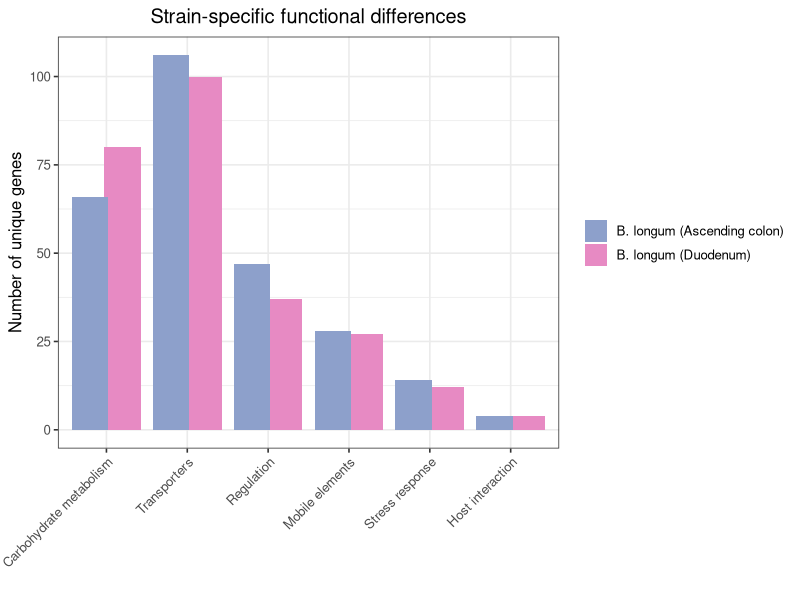
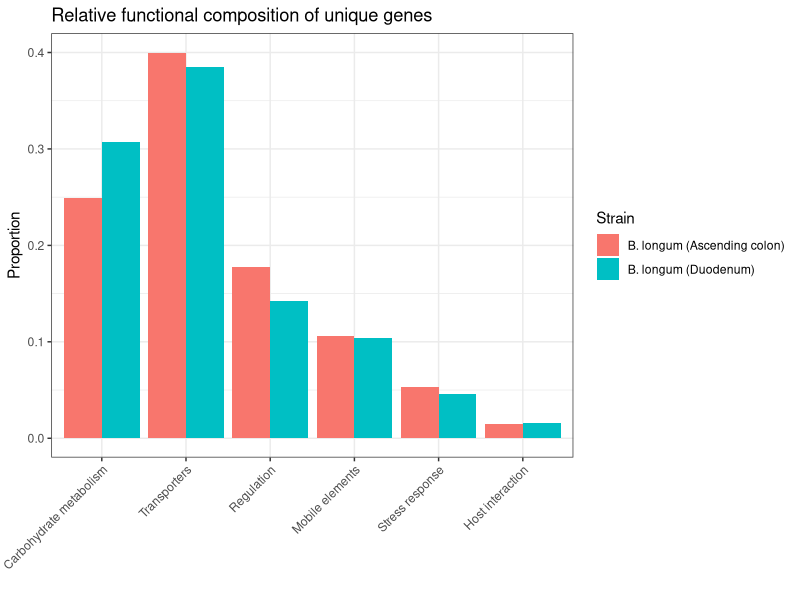
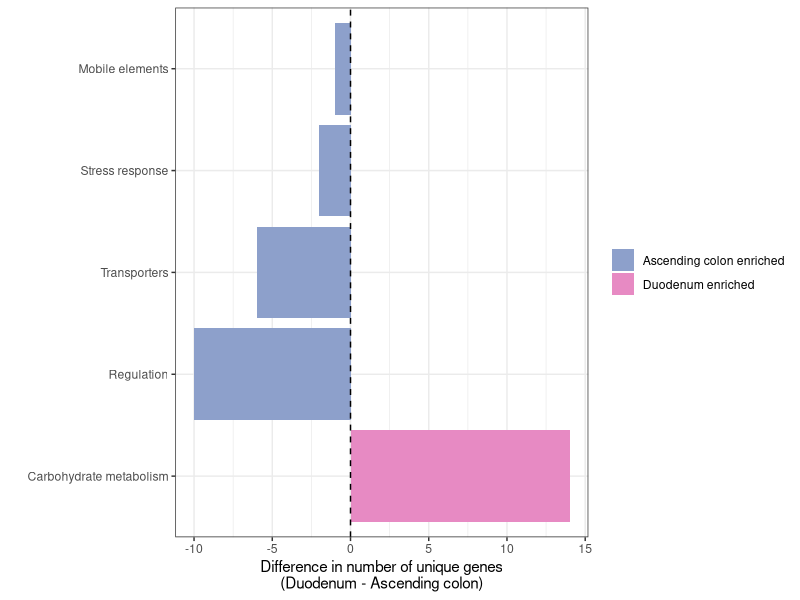
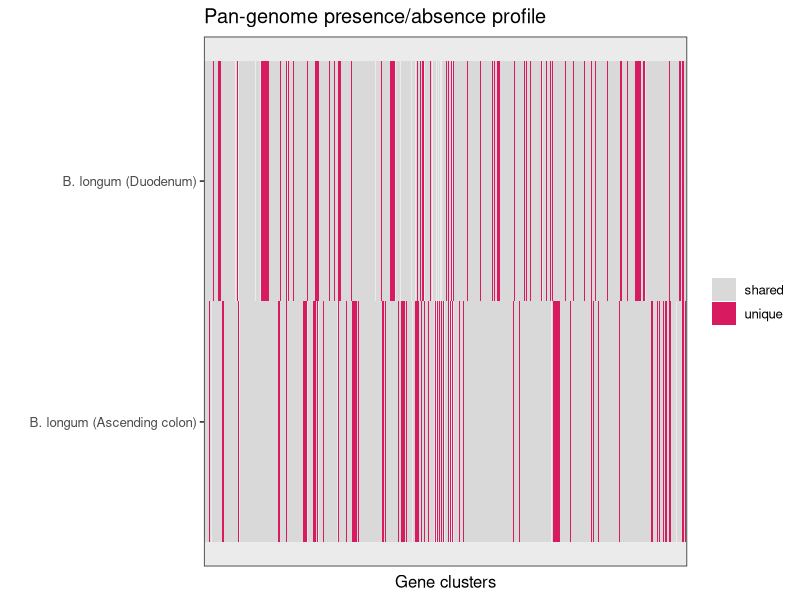
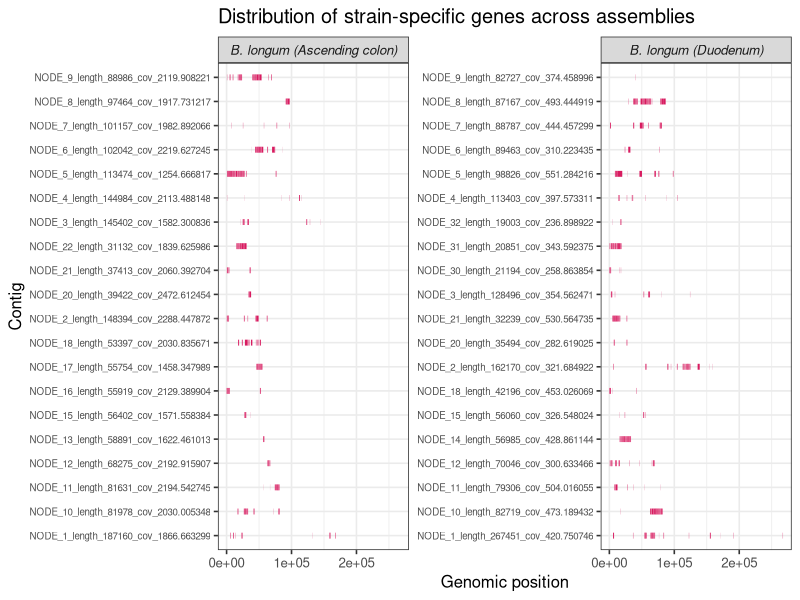
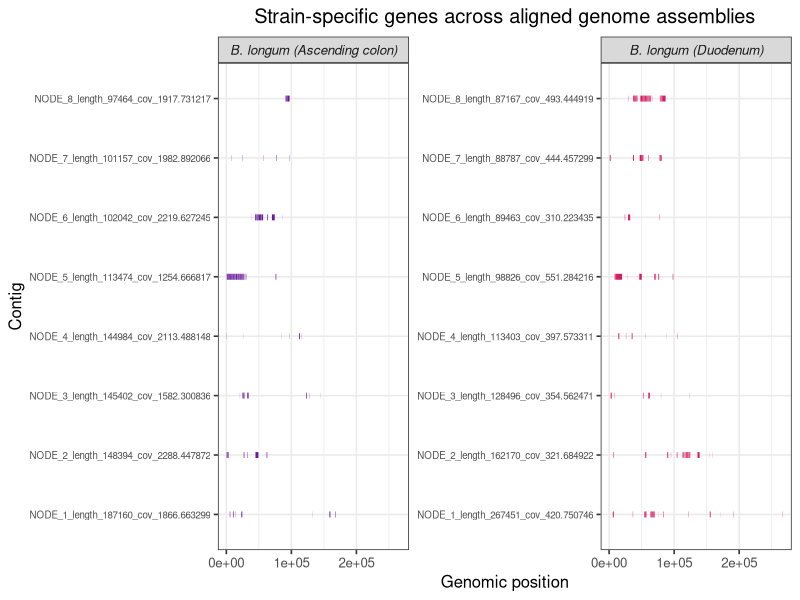
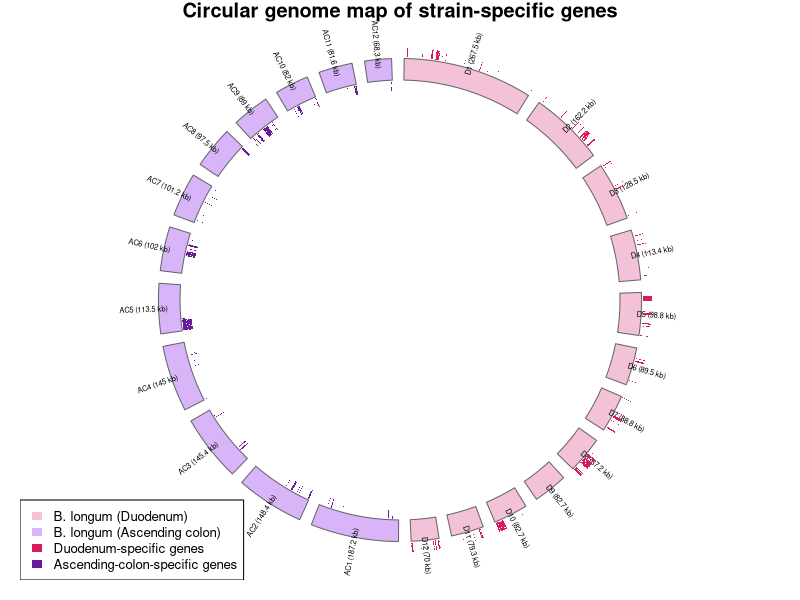
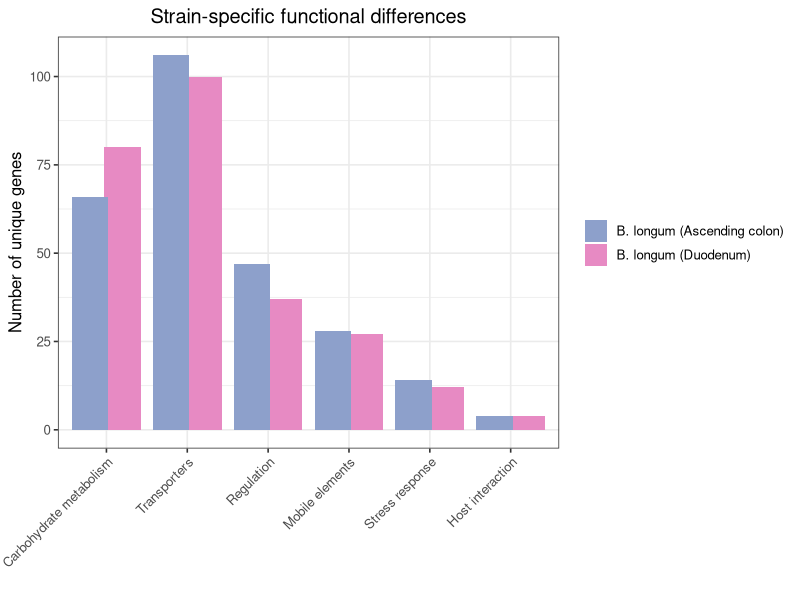

R code for these plots, in order:
## ---- chunk 1
knitr::opts_chunk$set(echo = TRUE)
## ---- chunk 2
library(ggplot2)
library(dplyr)

df <- read.table("summary.tsv", header=TRUE, sep="\t")

# rename strains
df$Strain <- recode(df$Strain,
  "Bl-ODIWGS87" = "B. longum (Duodenum)",
  "Bl-ODIWGS93" = "B. longum (Ascending colon)"
)

# order categories
df$Category <- factor(df$Category, levels=c(
  "Carbohydrate_metabolism",
  "Transporters",
  "Regulation",
  "Mobile_elements",
  "Stress_resistance",
  "Adhesion_host_interaction"
))
df$Category <- recode(df$Category,
  "Carbohydrate_metabolism" = "Carbohydrate metabolism",
  "Transporters" = "Transporters",
  "Regulation" = "Regulation",
  "Mobile_elements" = "Mobile elements",
  "Stress_resistance" = "Stress response",
  "Adhesion_host_interaction" = "Host interaction"
)
# plot
p1<-ggplot(df, aes(x=Category, y=Count, fill=Strain)) +
  geom_bar(stat="identity", position=position_dodge(width=0.8)) +
  
  # pink / purple palette
  scale_fill_manual(values=c(
    "B. longum (Duodenum)" = "#E78AC3",      # soft pink
    "B. longum (Ascending colon)" = "#8DA0CB" # soft purple-blue
  )) +
  
  theme_bw(base_size = 12) +
  theme(
    axis.text.x = element_text(angle=45, hjust=1),
    legend.title = element_blank(),
    plot.title = element_text(hjust=0.5)
  ) +
  
  labs(
    title="Strain-specific functional differences",
    y="Number of unique genes",
    x=""
  )

p1
ggsave("unique_gene_two_Bifido.png", plot=p1, dpi=600)
## ---- chunk 3
df <- df %>%
  group_by(Strain) %>%
  mutate(prop = Count / sum(Count))

ggplot(df, aes(x=Category, y=prop, fill=Strain)) +
  geom_bar(stat="identity", position="dodge") +
  theme_bw() +
  theme(axis.text.x = element_text(angle=45, hjust=1)) +
  labs(title="Relative functional composition of unique genes",
       y="Proportion",
       x="")
## ---- chunk 4
library(tidyr)
library(dplyr)
library(ggplot2)

df <- read.table("summary.tsv", header=TRUE, sep="\t")

# rename strains
df$Strain <- recode(df$Strain,
  "Bl-ODIWGS87" = "B. longum (Duodenum)",
  "Bl-ODIWGS93" = "B. longum (Ascending colon)"
)

# rename categories
df$Category <- recode(df$Category,
  "Carbohydrate_metabolism" = "Carbohydrate metabolism",
  "Transporters" = "Transporters",
  "Regulation" = "Regulation",
  "Mobile_elements" = "Mobile elements",
  "Stress_resistance" = "Stress response",
  "Adhesion_host_interaction" = "Host interaction"
)

# reshape
df_wide <- df %>%
  select(Strain, Category, Count) %>%
  pivot_wider(names_from = Strain, values_from = Count)

# compute difference
df_wide$diff <- df_wide$`B. longum (Duodenum)` - df_wide$`B. longum (Ascending colon)`

# remove no-difference categories
df_wide <- df_wide %>%
  filter(diff != 0)

# direction
df_wide$Direction <- ifelse(
  df_wide$diff > 0,
  "Duodenum enriched",
  "Ascending colon enriched"
)

# reorder by magnitude
df_wide <- df_wide %>%
  arrange(desc(abs(diff))) %>%
  mutate(Category = factor(Category, levels = Category))

# plot
p2 <- ggplot(df_wide, aes(x = Category, y = diff, fill = Direction)) +
  geom_bar(stat = "identity") +
  coord_flip() +
  geom_hline(yintercept = 0, linetype = "dashed") +
  scale_fill_manual(
    values = c(
      "Duodenum enriched" = "#E78AC3",
      "Ascending colon enriched" = "#8DA0CB"
    )
  ) +
  theme_bw() +
  theme(
    legend.title = element_blank()
  ) +
  labs(
    y = "Difference in number of unique genes\n(Duodenum - Ascending colon)",
    x = ""
  )

p2

ggsave("bar_difference_two_bifido.png", plot = p2, dpi = 600, width = 6, height = 4)
## ---- chunk 5
library(ggplot2)
library(dplyr)

df <- read.table(
  "pangenome_status.tsv",
  sep = "\t",
  header = FALSE,
  col.names = c("Gene", "Strain", "Status")
)

df$Strain <- recode(df$Strain,
  "Bl-ODIWGS87" = "B. longum (Duodenum)",
  "Bl-ODIWGS93" = "B. longum (Ascending colon)"
)

ggplot(df, aes(x = Gene, y = Strain, fill = Status)) +
  geom_tile() +
  scale_fill_manual(values = c(
    "shared" = "#D9D9D9",
    "unique" = "#D81B60"
  )) +
  theme_bw(base_size = 12) +
  theme(
    axis.text.x = element_blank(),
    axis.ticks.x = element_blank(),
    legend.title = element_blank()
  ) +
  labs(
    title = "Pan-genome presence/absence profile",
    x = "Gene clusters",
    y = ""
  )
## ---- chunk 6
library(ggplot2)
library(dplyr)


d1 <- read.table(
  file.path("Bl-ODIWGS87.unique_gene_coordinates.tsv"),
  sep = "\t", header = FALSE,
  col.names = c("Contig", "Start", "End", "Strand", "Gene")
)

d2 <- read.table(
  file.path("Bl-ODIWGS93.unique_gene_coordinates.tsv"),
  sep = "\t", header = FALSE,
  col.names = c("Contig", "Start", "End", "Strand", "Gene")
)

d1$Strain <- "B. longum (Duodenum)"
d2$Strain <- "B. longum (Ascending colon)"

df <- bind_rows(d1, d2)

# keep only larger contigs to avoid too much clutter
top_contigs <- df %>%
  group_by(Strain, Contig) %>%
  summarise(max_pos = max(End), n_unique = n(), .groups = "drop") %>%
  group_by(Strain) %>%
  slice_max(max_pos, n = 20)

df_plot <- df %>%
  inner_join(top_contigs, by = c("Strain", "Contig"))

ggplot(df_plot, aes(x = Start, xend = End, y = Contig, yend = Contig)) +
  geom_segment(linewidth = 2, color = "#D81B60") +
  facet_wrap(~Strain, scales = "free_y") +
  theme_bw(base_size = 12) +
  theme(
    strip.text = element_text(face = "italic"),
    axis.text.y = element_text(size = 7)
  ) +
  labs(
    title = "Distribution of strain-specific genes across assemblies",
    x = "Genomic position",
    y = "Contig"
  )
## ---- chunk 7
library(ggplot2)
library(dplyr)
library(readr)


# unique genes
u87 <- read.table(file.path( "Bl-ODIWGS87.unique_gene_coordinates.tsv"),
                  sep="\t", header=FALSE,
                  col.names=c("Contig","Start","End","Strand","Gene"))

u93 <- read.table(file.path( "Bl-ODIWGS93.unique_gene_coordinates.tsv"),
                  sep="\t", header=FALSE,
                  col.names=c("Contig","Start","End","Strand","Gene"))

u87$Strain <- "B. longum (Duodenum)"
u93$Strain <- "B. longum (Ascending colon)"

# contig lengths
len87 <- read.table(file.path("Bl-ODIWGS87.contig_lengths.tsv"),
                    header=FALSE, col.names=c("Contig","Length"))

len93 <- read.table(file.path("Bl-ODIWGS93.contig_lengths.tsv"),
                    header=FALSE, col.names=c("Contig","Length"))

# keep top 8 contigs from each genome to avoid clutter
top87 <- len87 %>% slice_max(Length, n=8)
top93 <- len93 %>% slice_max(Length, n=8)

u87p <- u87 %>% semi_join(top87, by="Contig")
u93p <- u93 %>% semi_join(top93, by="Contig")

# plot unique genes as segments on contigs
p <- ggplot() +
  geom_segment(
    data=u87p,
    aes(x=Start, xend=End, y=Contig, yend=Contig),
    color="#D81B60",
    linewidth=2
  ) +
  geom_segment(
    data=u93p,
    aes(x=Start, xend=End, y=Contig, yend=Contig),
    color="#6A1B9A",
    linewidth=2
  ) +
  facet_wrap(~Strain, scales="free_y") +
  theme_bw(base_size=12) +
  theme(
    axis.text.y=element_text(size=7),
    strip.text=element_text(face="italic"),
    plot.title=element_text(hjust=0.5)
  ) +
  labs(
    title="Strain-specific genes across aligned genome assemblies",
    x="Genomic position",
    y="Contig"
  )

p
## ---- chunk 8
library(circlize)
library(dplyr)

u87 <- read.table(
  "Bl-ODIWGS87.unique_gene_coordinates.tsv",
  sep = "\t", header = FALSE,
  col.names = c("Contig", "Start", "End", "Strand", "Gene")
)

u93 <- read.table(
  "Bl-ODIWGS93.unique_gene_coordinates.tsv",
  sep = "\t", header = FALSE,
  col.names = c("Contig", "Start", "End", "Strand", "Gene")
)

len87 <- read.table(
  "Bl-ODIWGS87.contig_lengths.tsv",
  header = FALSE,
  col.names = c("Contig", "Length")
)

len93 <- read.table(
  "Bl-ODIWGS93.contig_lengths.tsv",
  header = FALSE,
  col.names = c("Contig", "Length")
)

# keep top contigs to avoid overcrowding
top87 <- len87 %>%
  arrange(desc(Length)) %>%
  slice(1:12) %>%
  mutate(
    Genome = "Duodenum",
    Contig_short = paste0("D", row_number(), " (", round(Length / 1000, 1), " kb)")
  )

top93 <- len93 %>%
  arrange(desc(Length)) %>%
  slice(1:12) %>%
  mutate(
    Genome = "Ascending_colon",
    Contig_short = paste0("AC", row_number(), " (", round(Length / 1000, 1), " kb)")
  )

u87 <- u87 %>% semi_join(top87, by = "Contig")
u93 <- u93 %>% semi_join(top93, by = "Contig")

len_all <- bind_rows(top87, top93) %>%
  mutate(Sector = paste(Genome, Contig, sep = "|"))

u87 <- u87 %>%
  mutate(Sector = paste("Duodenum", Contig, sep = "|"))

u93 <- u93 %>%
  mutate(Sector = paste("Ascending_colon", Contig, sep = "|"))

# map long contig names to clean labels
contig_map <- setNames(len_all$Contig_short, len_all$Sector)

circos.clear()
circos.par(
  start.degree = 90,
  gap.degree = 1,
  track.margin = c(0.01, 0.01)
)

circos.initialize(
  factors = len_all$Sector,
  xlim = cbind(rep(0, nrow(len_all)), len_all$Length)
)

# contig ring
circos.trackPlotRegion(
  ylim = c(0, 1),
  panel.fun = function(x, y) {
    sector <- CELL_META$sector.index
    genome <- strsplit(sector, "\\|")[[1]][1]

    col <- ifelse(genome == "Duodenum", "#F3C1D8", "#D8B4F8")

    circos.rect(
      CELL_META$xlim[1], 0.25,
      CELL_META$xlim[2], 0.75,
      col = col,
      border = "grey40"
    )

    circos.text(
      mean(CELL_META$xlim),
      1.1,
      contig_map[sector],
      cex = 0.45,
      facing = "clockwise",
      niceFacing = TRUE
    )
  },
  bg.border = NA
)

# unique genes: Duodenum
for (i in seq_len(nrow(u87))) {
  circos.rect(
    sector.index = u87$Sector[i],
    xleft = u87$Start[i],
    xright = u87$End[i],
    ybottom = 0.78,
    ytop = 1.0,
    col = "#D81B60",
    border = NA
  )
}

# unique genes: Ascending colon
for (i in seq_len(nrow(u93))) {
  circos.rect(
    sector.index = u93$Sector[i],
    xleft = u93$Start[i],
    xright = u93$End[i],
    ybottom = 0.00,
    ytop = 0.22,
    col = "#6A1B9A",
    border = NA
  )
}

title("Circular genome map of strain-specific genes")

legend(
  "bottomleft",
  legend = c(
    "B. longum (Duodenum)",
    "B. longum (Ascending colon)",
    "Duodenum-specific genes",
    "Ascending-colon-specific genes"
  ),
  fill = c("#F3C1D8", "#D8B4F8", "#D81B60", "#6A1B9A"),
  border = NA,
  cex = 0.8
)

## ---- chunk 9
library(circlize)
library(dplyr)

# -------------------------
# Read files
# -------------------------
u87 <- read.table(
  "Bl-ODIWGS87.unique_gene_coordinates.tsv",
  sep="\t", header=FALSE,
  col.names=c("Contig","Start","End","Strand","Gene")
)

u93 <- read.table(
  "Bl-ODIWGS93.unique_gene_coordinates.tsv",
  sep="\t", header=FALSE,
  col.names=c("Contig","Start","End","Strand","Gene")
)

s87 <- read.table(
  "Bl-ODIWGS87.shared_gene_coordinates.tsv",
  sep="\t", header=FALSE,
  col.names=c("Contig","Start","End","Strand","Gene")
)

s93 <- read.table(
  "Bl-ODIWGS93.shared_gene_coordinates.tsv",
  sep="\t", header=FALSE,
  col.names=c("Contig","Start","End","Strand","Gene")
)

len87 <- read.table(
  "Bl-ODIWGS87.contig_lengths.tsv",
  header=FALSE,
  col.names=c("Contig","Length")
)

len93 <- read.table(
  "Bl-ODIWGS93.contig_lengths.tsv",
  header=FALSE,
  col.names=c("Contig","Length")
)

# -------------------------
# Use one strain as reference sectors
# Here: Ascending colon as outer/reference layout
# -------------------------
top93 <- len93 %>%
  arrange(desc(Length)) %>%
  slice(1:12) %>%
  mutate(
    Contig_short = paste0("AC", row_number(), " (", round(Length/1000, 1), " kb)")
  )

# Only show genes on top contigs
u93p <- u93 %>% semi_join(top93, by="Contig")
s93p <- s93 %>% semi_join(top93, by="Contig")

# For duodenum, use its own top contigs as separate sectors
top87 <- len87 %>%
  arrange(desc(Length)) %>%
  slice(1:12) %>%
  mutate(
    Contig_short = paste0("D", row_number(), " (", round(Length/1000, 1), " kb)")
  )

u87p <- u87 %>% semi_join(top87, by="Contig")
s87p <- s87 %>% semi_join(top87, by="Contig")

# Combine sectors from both genomes
top93$Genome <- "Ascending_colon"
top87$Genome <- "Duodenum"

len_all <- bind_rows(top93, top87) %>%
  mutate(Sector = paste(Genome, Contig, sep="|"))

u93p$Sector <- paste("Ascending_colon", u93p$Contig, sep="|")
s93p$Sector <- paste("Ascending_colon", s93p$Contig, sep="|")
u87p$Sector <- paste("Duodenum", u87p$Contig, sep="|")
s87p$Sector <- paste("Duodenum", s87p$Contig, sep="|")

contig_map <- setNames(len_all$Contig_short, len_all$Sector)

# -------------------------
# Colors
# -------------------------
col_shared <- "#BDBDBD"      # shared genes
col_duo_unique <- "#D81B60"  # duodenum unique
col_col_unique <- "#6A1B9A"  # ascending colon unique
col_duo_bg <- "#F3C1D8"
col_col_bg <- "#D8B4F8"

# -------------------------
# Plot
# -------------------------
png(
  "circular_genome_plot.png",
  width = 7,
  height = 7,
  units = "in",
  res = 600
)

par(mar = c(2, 2, 2, 6))  # extra space on right

circos.clear()
circos.par(
  start.degree = 90,
  gap.degree = 1,
  track.margin = c(0.005, 0.005),
  cell.padding = c(0, 0, 0, 0)
)

circos.initialize(
  factors = len_all$Sector,
  xlim = cbind(rep(0, nrow(len_all)), len_all$Length)
)

# Track 1: contig backbone
circos.trackPlotRegion(
  ylim = c(0, 1),
  track.height = 0.08,
  panel.fun = function(x, y) {
    sector <- CELL_META$sector.index
    genome <- strsplit(sector, "\\|")[[1]][1]

    bg_col <- ifelse(genome == "Ascending_colon", col_col_bg, col_duo_bg)

    circos.rect(
      CELL_META$xlim[1], 0.25,
      CELL_META$xlim[2], 0.75,
      col = bg_col,
      border = "grey40"
    )

    circos.text(
      mean(CELL_META$xlim),
      1.2,
      contig_map[sector],
      cex = 0.35,
      facing = "clockwise",
      niceFacing = TRUE
    )
  },
  bg.border = NA
)

# Track 2: shared genes
circos.trackPlotRegion(
  ylim = c(0, 1),
  track.height = 0.08,
  panel.fun = function(x, y) {},
  bg.border = NA
)

for (i in seq_len(nrow(s93p))) {
  circos.rect(
    sector.index = s93p$Sector[i],
    xleft = s93p$Start[i],
    xright = s93p$End[i],
    ybottom = 0.15,
    ytop = 0.85,
    col = col_shared,
    border = NA
  )
}

for (i in seq_len(nrow(s87p))) {
  circos.rect(
    sector.index = s87p$Sector[i],
    xleft = s87p$Start[i],
    xright = s87p$End[i],
    ybottom = 0.15,
    ytop = 0.85,
    col = col_shared,
    border = NA
  )
}

# Track 3: unique genes
circos.trackPlotRegion(
  ylim = c(0, 1),
  track.height = 0.08,
  panel.fun = function(x, y) {},
  bg.border = NA
)

for (i in seq_len(nrow(u93p))) {
  circos.rect(
    sector.index = u93p$Sector[i],
    xleft = u93p$Start[i],
    xright = u93p$End[i],
    ybottom = 0.15,
    ytop = 0.85,
    col = col_col_unique,
    border = NA
  )
}

for (i in seq_len(nrow(u87p))) {
  circos.rect(
    sector.index = u87p$Sector[i],
    xleft = u87p$Start[i],
    xright = u87p$End[i],
    ybottom = 0.15,
    ytop = 0.85,
    col = col_duo_unique,
    border = NA
  )
}

title("Circular genome map of shared and strain-specific genes")

dev.off()
## ---- chunk 10
png(
  "legend_only.png",
  width = 4000,   # increase width to avoid cropping
  height = 1200,
  res = 600
)

par(mar = c(0, 0, 0, 0), xpd = NA)
plot.new()

legend(
  "center",
  legend = c(
    "Shared genes",
    "Duodenum-specific genes",
    "AscendingColon-specific genes",
    "Duodenum strain contigs",
    "AscendingColon strain contigs"
  ),
  fill = c(
    col_shared,
    col_duo_unique,
    col_col_unique,
    col_duo_bg,
    col_col_bg
  ),
  ncol = 2,        # wrap into 2 columns (important)
  border = NA,
  cex = 1.2,
  bty = "n"
)

dev.off()
